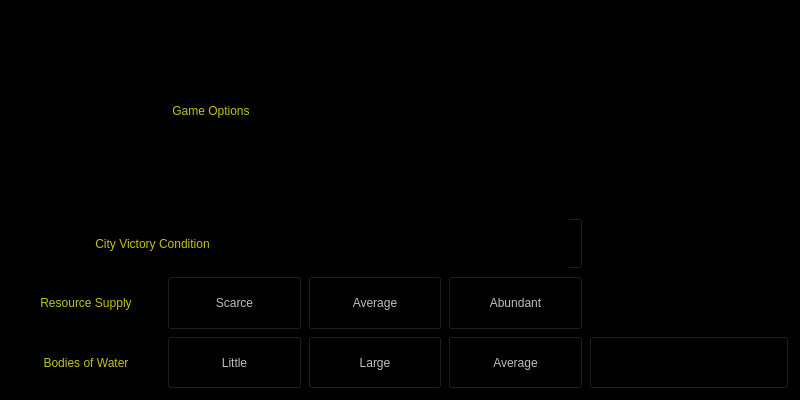
<?xml version="1.0" encoding="UTF-8"?>
<ui version="4.0">
 <class>GameOptionsUi</class>
 <widget class="QWidget" name="GameOptionsUi">
  <property name="geometry">
   <rect>
    <x>0</x>
    <y>0</y>
    <width>800</width>
    <height>400</height>
   </rect>
  </property>
  <property name="sizePolicy">
   <sizepolicy hsizetype="MinimumExpanding" vsizetype="Preferred">
    <horstretch>0</horstretch>
    <verstretch>0</verstretch>
   </sizepolicy>
  </property>
  <property name="windowTitle">
   <string>Form</string>
  </property>
  <property name="styleSheet">
   <string notr="true">background-color: rgb(0, 0, 0);</string>
  </property>
  <layout class="QGridLayout" name="gridLayout">
   <item row="0" column="0">
    <widget class="QLabel" name="optionsLabel">
     <property name="sizePolicy">
      <sizepolicy hsizetype="MinimumExpanding" vsizetype="MinimumExpanding">
       <horstretch>0</horstretch>
       <verstretch>0</verstretch>
      </sizepolicy>
     </property>
     <property name="minimumSize">
      <size>
       <width>200</width>
       <height>200</height>
      </size>
     </property>
     <property name="maximumSize">
      <size>
       <width>400</width>
       <height>400</height>
      </size>
     </property>
     <property name="styleSheet">
      <string notr="true">color: qradialgradient(spread:pad, cx:0.5, cy:0.5, radius:0.5, fx:0.5, fy:0.5, stop:0 rgba(0, 0, 0, 0), stop:0.52 rgba(0, 0, 0, 0), stop:0.565 rgba(82, 121, 76, 33), stop:0.65 rgba(159, 235, 148, 64), stop:0.721925 rgba(255, 238, 150, 129), stop:0.77 rgba(255, 128, 128, 204), stop:0.89 rgba(191, 128, 255, 64), stop:1 rgba(0, 0, 0, 0));
font: 75 7pt &quot;Ubuntu&quot;;
color: rgb(192, 195, 15);</string>
     </property>
     <property name="frameShape">
      <enum>QFrame::NoFrame</enum>
     </property>
     <property name="text">
      <string>Game Options</string>
     </property>
     <property name="scaledContents">
      <bool>false</bool>
     </property>
     <property name="alignment">
      <set>Qt::AlignCenter</set>
     </property>
    </widget>
   </item>
   <item row="1" column="0">
    <layout class="QHBoxLayout" name="horizontalLayout_3">
     <property name="sizeConstraint">
      <enum>QLayout::SetFixedSize</enum>
     </property>
     <item>
      <widget class="QLabel" name="cityVictory">
       <property name="sizePolicy">
        <sizepolicy hsizetype="MinimumExpanding" vsizetype="MinimumExpanding">
         <horstretch>0</horstretch>
         <verstretch>0</verstretch>
        </sizepolicy>
       </property>
       <property name="minimumSize">
        <size>
         <width>150</width>
         <height>40</height>
        </size>
       </property>
       <property name="maximumSize">
        <size>
         <width>300</width>
         <height>80</height>
        </size>
       </property>
       <property name="styleSheet">
        <string notr="true">color: qradialgradient(spread:pad, cx:0.5, cy:0.5, radius:0.5, fx:0.5, fy:0.5, stop:0 rgba(0, 0, 0, 0), stop:0.52 rgba(0, 0, 0, 0), stop:0.565 rgba(82, 121, 76, 33), stop:0.65 rgba(159, 235, 148, 64), stop:0.721925 rgba(255, 238, 150, 129), stop:0.77 rgba(255, 128, 128, 204), stop:0.89 rgba(191, 128, 255, 64), stop:1 rgba(0, 0, 0, 0));
font: 75 7pt &quot;Ubuntu&quot;;
color: rgb(192, 195, 15);</string>
       </property>
       <property name="text">
        <string>City Victory Condition</string>
       </property>
       <property name="scaledContents">
        <bool>true</bool>
       </property>
       <property name="alignment">
        <set>Qt::AlignCenter</set>
       </property>
      </widget>
     </item>
     <item>
      <widget class="QSpinBox" name="cityCount">
       <property name="sizePolicy">
        <sizepolicy hsizetype="MinimumExpanding" vsizetype="MinimumExpanding">
         <horstretch>0</horstretch>
         <verstretch>0</verstretch>
        </sizepolicy>
       </property>
       <property name="minimumSize">
        <size>
         <width>150</width>
         <height>40</height>
        </size>
       </property>
       <property name="maximumSize">
        <size>
         <width>300</width>
         <height>80</height>
        </size>
       </property>
       <property name="alignment">
        <set>Qt::AlignCenter</set>
       </property>
       <property name="suffix">
        <string/>
       </property>
       <property name="minimum">
        <number>3</number>
       </property>
       <property name="maximum">
        <number>8</number>
       </property>
      </widget>
     </item>
    </layout>
   </item>
   <item row="2" column="0">
    <layout class="QHBoxLayout" name="horizontalLayout">
     <property name="sizeConstraint">
      <enum>QLayout::SetFixedSize</enum>
     </property>
     <item>
      <widget class="QLabel" name="resourceSupply">
       <property name="sizePolicy">
        <sizepolicy hsizetype="MinimumExpanding" vsizetype="MinimumExpanding">
         <horstretch>0</horstretch>
         <verstretch>0</verstretch>
        </sizepolicy>
       </property>
       <property name="minimumSize">
        <size>
         <width>150</width>
         <height>40</height>
        </size>
       </property>
       <property name="maximumSize">
        <size>
         <width>300</width>
         <height>80</height>
        </size>
       </property>
       <property name="styleSheet">
        <string notr="true">color: qradialgradient(spread:pad, cx:0.5, cy:0.5, radius:0.5, fx:0.5, fy:0.5, stop:0 rgba(0, 0, 0, 0), stop:0.52 rgba(0, 0, 0, 0), stop:0.565 rgba(82, 121, 76, 33), stop:0.65 rgba(159, 235, 148, 64), stop:0.721925 rgba(255, 238, 150, 129), stop:0.77 rgba(255, 128, 128, 204), stop:0.89 rgba(191, 128, 255, 64), stop:1 rgba(0, 0, 0, 0));
font: 75 7pt &quot;Ubuntu&quot;;
color: rgb(192, 195, 15);</string>
       </property>
       <property name="text">
        <string>Resource Supply</string>
       </property>
       <property name="scaledContents">
        <bool>true</bool>
       </property>
       <property name="alignment">
        <set>Qt::AlignCenter</set>
       </property>
      </widget>
     </item>
     <item>
      <widget class="MyButton" name="scarceButton">
       <property name="enabled">
        <bool>false</bool>
       </property>
       <property name="sizePolicy">
        <sizepolicy hsizetype="MinimumExpanding" vsizetype="Fixed">
         <horstretch>0</horstretch>
         <verstretch>0</verstretch>
        </sizepolicy>
       </property>
       <property name="minimumSize">
        <size>
         <width>100</width>
         <height>40</height>
        </size>
       </property>
       <property name="maximumSize">
        <size>
         <width>200</width>
         <height>80</height>
        </size>
       </property>
       <property name="styleSheet">
        <string notr="true"/>
       </property>
       <property name="text">
        <string>Scarce</string>
       </property>
      </widget>
     </item>
     <item>
      <widget class="MyButton" name="averageButton">
       <property name="enabled">
        <bool>false</bool>
       </property>
       <property name="sizePolicy">
        <sizepolicy hsizetype="MinimumExpanding" vsizetype="Fixed">
         <horstretch>0</horstretch>
         <verstretch>0</verstretch>
        </sizepolicy>
       </property>
       <property name="minimumSize">
        <size>
         <width>100</width>
         <height>40</height>
        </size>
       </property>
       <property name="maximumSize">
        <size>
         <width>200</width>
         <height>80</height>
        </size>
       </property>
       <property name="styleSheet">
        <string notr="true"/>
       </property>
       <property name="text">
        <string>Average</string>
       </property>
      </widget>
     </item>
     <item>
      <widget class="MyButton" name="abundantButton">
       <property name="enabled">
        <bool>false</bool>
       </property>
       <property name="sizePolicy">
        <sizepolicy hsizetype="MinimumExpanding" vsizetype="Fixed">
         <horstretch>0</horstretch>
         <verstretch>0</verstretch>
        </sizepolicy>
       </property>
       <property name="minimumSize">
        <size>
         <width>100</width>
         <height>40</height>
        </size>
       </property>
       <property name="maximumSize">
        <size>
         <width>200</width>
         <height>80</height>
        </size>
       </property>
       <property name="styleSheet">
        <string notr="true"/>
       </property>
       <property name="text">
        <string>Abundant</string>
       </property>
      </widget>
     </item>
    </layout>
   </item>
   <item row="3" column="0">
    <layout class="QHBoxLayout" name="horizontalLayout_2">
     <property name="sizeConstraint">
      <enum>QLayout::SetFixedSize</enum>
     </property>
     <item>
      <widget class="QLabel" name="waterSupply_2">
       <property name="sizePolicy">
        <sizepolicy hsizetype="MinimumExpanding" vsizetype="MinimumExpanding">
         <horstretch>0</horstretch>
         <verstretch>0</verstretch>
        </sizepolicy>
       </property>
       <property name="minimumSize">
        <size>
         <width>150</width>
         <height>40</height>
        </size>
       </property>
       <property name="maximumSize">
        <size>
         <width>300</width>
         <height>80</height>
        </size>
       </property>
       <property name="styleSheet">
        <string notr="true">color: qradialgradient(spread:pad, cx:0.5, cy:0.5, radius:0.5, fx:0.5, fy:0.5, stop:0 rgba(0, 0, 0, 0), stop:0.52 rgba(0, 0, 0, 0), stop:0.565 rgba(82, 121, 76, 33), stop:0.65 rgba(159, 235, 148, 64), stop:0.721925 rgba(255, 238, 150, 129), stop:0.77 rgba(255, 128, 128, 204), stop:0.89 rgba(191, 128, 255, 64), stop:1 rgba(0, 0, 0, 0));
font: 75 7pt &quot;Ubuntu&quot;;
color: rgb(192, 195, 15);</string>
       </property>
       <property name="text">
        <string>Bodies of Water</string>
       </property>
       <property name="scaledContents">
        <bool>true</bool>
       </property>
       <property name="alignment">
        <set>Qt::AlignCenter</set>
       </property>
      </widget>
     </item>
     <item>
      <widget class="MyButton" name="smallWater">
       <property name="enabled">
        <bool>false</bool>
       </property>
       <property name="sizePolicy">
        <sizepolicy hsizetype="MinimumExpanding" vsizetype="Fixed">
         <horstretch>0</horstretch>
         <verstretch>0</verstretch>
        </sizepolicy>
       </property>
       <property name="minimumSize">
        <size>
         <width>100</width>
         <height>40</height>
        </size>
       </property>
       <property name="maximumSize">
        <size>
         <width>200</width>
         <height>80</height>
        </size>
       </property>
       <property name="styleSheet">
        <string notr="true"/>
       </property>
       <property name="text">
        <string>Little</string>
       </property>
      </widget>
     </item>
     <item>
      <widget class="MyButton" name="largerWater">
       <property name="enabled">
        <bool>false</bool>
       </property>
       <property name="sizePolicy">
        <sizepolicy hsizetype="MinimumExpanding" vsizetype="Fixed">
         <horstretch>0</horstretch>
         <verstretch>0</verstretch>
        </sizepolicy>
       </property>
       <property name="minimumSize">
        <size>
         <width>100</width>
         <height>40</height>
        </size>
       </property>
       <property name="maximumSize">
        <size>
         <width>200</width>
         <height>80</height>
        </size>
       </property>
       <property name="styleSheet">
        <string notr="true"/>
       </property>
       <property name="text">
        <string>Large</string>
       </property>
      </widget>
     </item>
     <item>
      <widget class="MyButton" name="mediumWater">
       <property name="enabled">
        <bool>false</bool>
       </property>
       <property name="sizePolicy">
        <sizepolicy hsizetype="MinimumExpanding" vsizetype="Fixed">
         <horstretch>0</horstretch>
         <verstretch>0</verstretch>
        </sizepolicy>
       </property>
       <property name="minimumSize">
        <size>
         <width>100</width>
         <height>40</height>
        </size>
       </property>
       <property name="maximumSize">
        <size>
         <width>200</width>
         <height>80</height>
        </size>
       </property>
       <property name="styleSheet">
        <string notr="true"/>
       </property>
       <property name="text">
        <string>Average</string>
       </property>
      </widget>
     </item>
    </layout>
   </item>
   <item row="3" column="1">
    <widget class="MyButton" name="continueButton">
     <property name="sizePolicy">
      <sizepolicy hsizetype="MinimumExpanding" vsizetype="Fixed">
       <horstretch>0</horstretch>
       <verstretch>0</verstretch>
      </sizepolicy>
     </property>
     <property name="minimumSize">
      <size>
       <width>100</width>
       <height>40</height>
      </size>
     </property>
     <property name="maximumSize">
      <size>
       <width>200</width>
       <height>80</height>
      </size>
     </property>
     <property name="styleSheet">
      <string notr="true"/>
     </property>
     <property name="text">
      <string>Continue</string>
     </property>
    </widget>
   </item>
  </layout>
 </widget>
 <customwidgets>
  <customwidget>
   <class>MyButton</class>
   <extends>QPushButton</extends>
   <header>mybutton.h</header>
  </customwidget>
 </customwidgets>
 <resources/>
 <connections/>
</ui>
